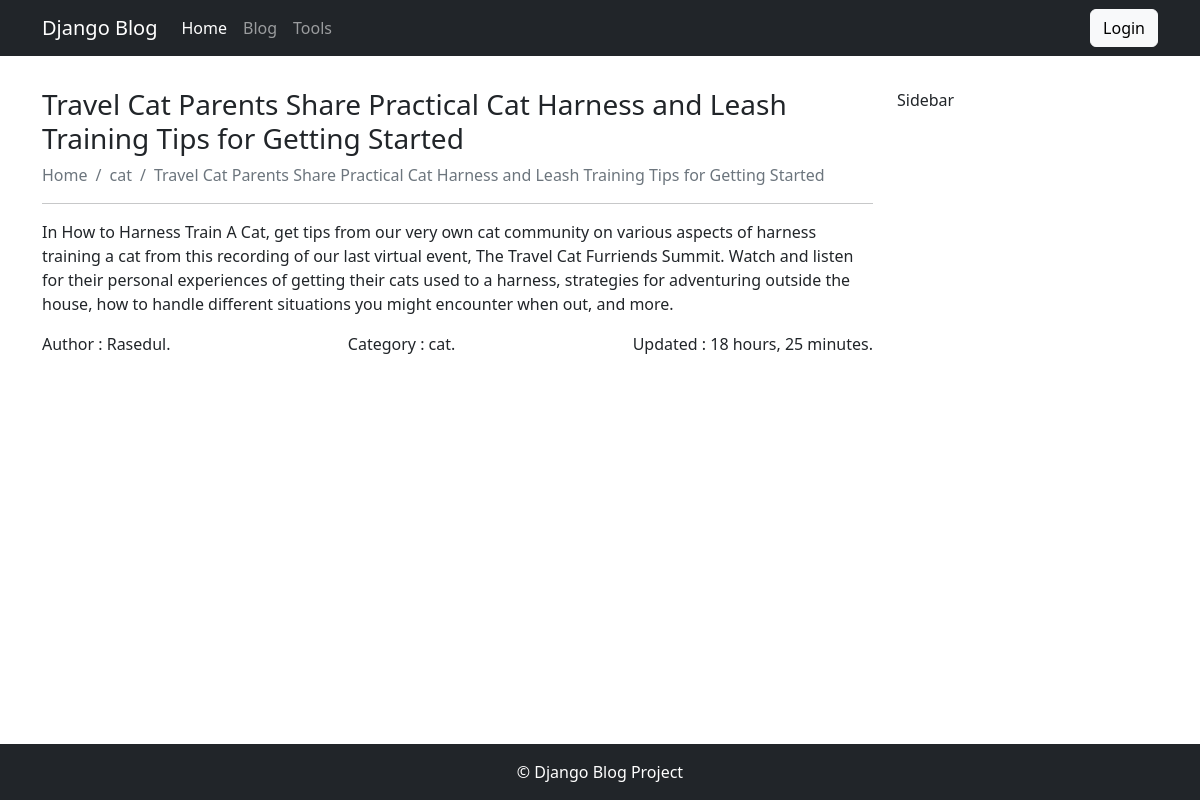
Screenshot of /travel-cat-parents-share with the database file from the repository.
### blog/models.py (models this page shows, shortened)
class BlogPost(models.Model):
    STATUS = [
         ('draft', 'Draft'),
         ('published', 'Published')
    ]
    title = models.CharField(max_length=200)
    featured = models.ImageField(upload_to='blogs/', blank=True, null=True)
    slug = models.SlugField(unique=True, blank=True, null=True)
    content = models.TextField()
    created = models.DateTimeField(auto_now_add=True)
    updated = models.DateField(auto_now=True)
    category = models.ForeignKey(Category, on_delete=models.CASCADE)
    status = models.CharField(max_length = 15, choices = STATUS , default= 'Draft')
    meta_title = models.CharField(max_length= 200, blank=True, null= True)
    meta_description = models.TextField(blank=True, null=True)
    class Meta:
        verbose_name_plural = 'All Posts'
        ordering = ['created']

class Category(models.Model):
    title = models.CharField(max_length=200)
    slug = models.SlugField(unique=True, blank=True, null=True)
    author = models.ForeignKey(Author, on_delete=models.PROTECT, null=True, blank=True)
    class Meta:
        verbose_name_plural = 'Categories'

class Author(models.Model):
     name = models.CharField(max_length=255)
     bio = models.TextField(max_length=255)

### blog/views.py (the view)
# urls.py: path('<slug:slug>', views.single_post, name = 'single_post'),
def single_post(request, slug):
    post = get_object_or_404(BlogPost, slug= slug, status ='published')
    template_name = 'Blog/single.html'
    context = {'post': post}
    return render(request, template_name, context)

### templates/blog/single.html (shortened to what this page needs)
{% extends 'base.html' %}
{% block content %}
<div class = " container my-3" >
<div class= "row py-3">
    <div class= "col-md-9"><h1 class="h3"> {{post.title}} </h1>
          <nav aria-label="breadcrumb">
            <ol class="breadcrumb">
              <li class="breadcrumb-item"><a class = "text-decoration-none text-secondary" href="{% url 'home' %}">Home</a></li>
              <li class="breadcrumb-item"><a class = "text-decoration-none text-secondary" href="#">{{ post.category.title }}</a></li>
              <li class="breadcrumb-item active" aria-current="page">{{post.title}}</li>
            </ol>
          </nav>
    <hr>
<div class= "my-3">
    {{post.content}}
</div>
<div class="d-flex justify-content-between">
<span>Author : {{post.category.author.name}}. </span> <span> Category : {{post.category.title}}. </span> <span>Updated : {{post.updated|timesince}}. </span>
</div>
    </div>
    <div class= "col-md-3"> Sidebar</div>
</div>
</div>
{% endblock content %}

### rows the page displays
BlogPost: title "Travel Cat Parents Share Practical Cat Harness and Leash Training Tips for Getting Started", category "cat", content "In How to Harness Train A Cat, get tips from our very own cat community on various aspects of harness training a cat from this recording of our last virtual event, The Travel Cat Furriends Summit. Watch and listen for their personal experiences of getting their cats used to a harness, strategies for adventuring outside the house, how to handle different situations you might encounter when out, and more.", category.author.name "Rasedul", updated "18 hours, 25 minutes"
